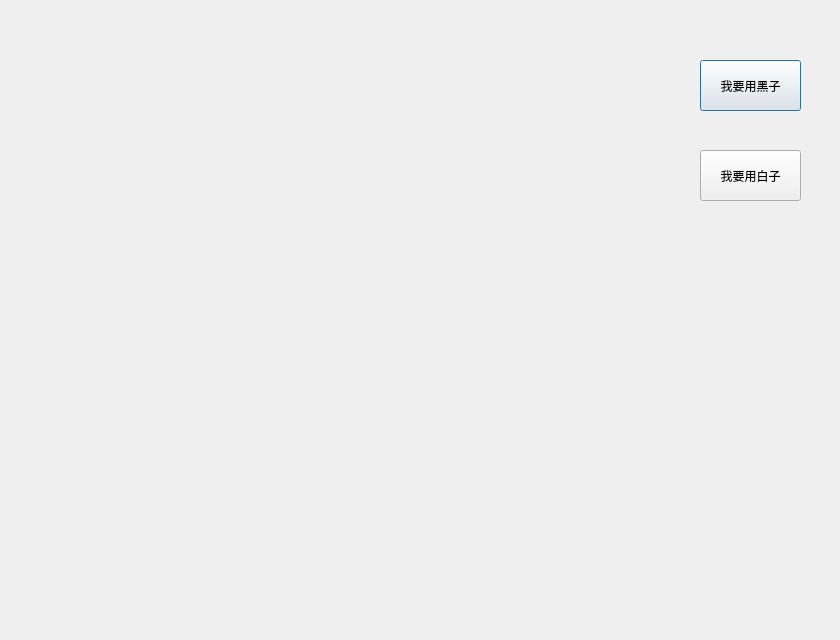
<?xml version="1.0" encoding="UTF-8"?>
<ui version="4.0">
 <class>Own2</class>
 <widget class="QDialog" name="Own2">
  <property name="geometry">
   <rect>
    <x>0</x>
    <y>0</y>
    <width>840</width>
    <height>640</height>
   </rect>
  </property>
  <property name="windowTitle">
   <string>Dialog</string>
  </property>
  <widget class="QPushButton" name="pushButton">
   <property name="geometry">
    <rect>
     <x>700</x>
     <y>60</y>
     <width>101</width>
     <height>51</height>
    </rect>
   </property>
   <property name="text">
    <string>我要用黑子</string>
   </property>
  </widget>
  <widget class="QPushButton" name="pushButton_2">
   <property name="geometry">
    <rect>
     <x>700</x>
     <y>150</y>
     <width>101</width>
     <height>51</height>
    </rect>
   </property>
   <property name="text">
    <string>我要用白子</string>
   </property>
  </widget>
 </widget>
 <resources/>
 <connections/>
</ui>
